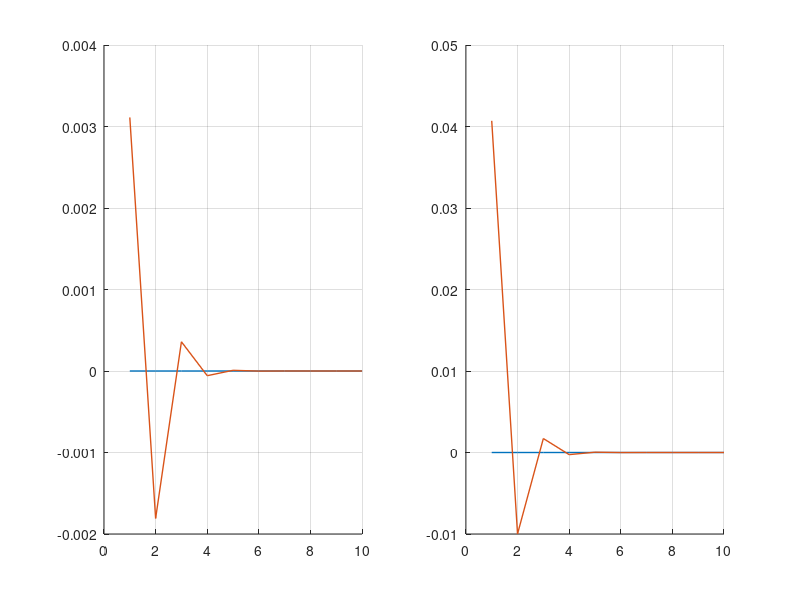

Recreate this plot in MATLAB.
clear;
clc;

%%%%%%%%%%%%%%%%%%%%%%%%%%% Power grid %%%%%%%%%%%%%%%%%%%%%%%%%%%%%%
A=[-1 -3;3 -5];
B=[2 -1;1 0];
C=[0.8 2.4;1.6 0.8];
D=zeros(size(C,1),size(B,2));
K=[2];

Ts = 1;
pgrid = ss(A,B,C,D);
pgrid_d=ss(A,B,C,zeros(size(B)),Ts);
controllability_cc=[rank(pgrid_d.a)==rank(ctrb(pgrid_d))];
p = 100;
Q = p*eye(size(A));
R = 0.1*eye(size(B,2),size(B,2));
K = dlqr(A,B,Q,R)
pgrid_cl =ss(A-B*K,zeros(size(B)),C,D,Ts);
isstable(pgrid_cl)
% pgrid_cl =ss(A-B*K,B,C,D,Ts);
step(pgrid_cl)

QN =1;
RN = eye(size(C,1));
[KEST,L,PN] = kalman(pgrid_d,QN,RN)

% for i=1:1000000
%     L=(PN*C')/(C*PN*C'+RN);
%     PN=(eye(size(C,1))-L*C)*PN;
%     PN=(A*PN*A'+QN);
% end

time = 10;
plot_vectorx1 = ones(1,time);
plot_vectorx2 = ones(1,time);
plot_vectorz1 = ones(1,time);
plot_vectorz2 = ones(1,time);


x = zeros(size(A,1),1);
z = 0.1*ones(size(A,1),1);
u = zeros(size(A,1),1);

% ak1 = [0.0012398557];
% u_attack = []

for i=1:time
    y = C*x
    r = C*x - C*z;
    x = A*x + B*u;
    z = A*z + B*u + L*r;
    u = -K*x;
    
    plot_vectorx1(i) = x(1);
    plot_vectorz1(i) = z(1);
    plot_vectorx2(i) = x(2);
    plot_vectorz2(i) = z(2);
end

fontsize = 10;
linewidth = 1;

clf;
subplot(1,2,1);
hold on;
plot(plot_vectorx1,'LineWidth',linewidth);
plot(plot_vectorz1,'LineWidth',linewidth);
set(gca,'FontSize',fontsize)
grid on;
hold off;

subplot(1,2,2);
hold on;
plot(plot_vectorx2,'LineWidth',linewidth);
plot(plot_vectorz2,'LineWidth',linewidth);
set(gca,'FontSize',fontsize)
grid on;
hold off;

